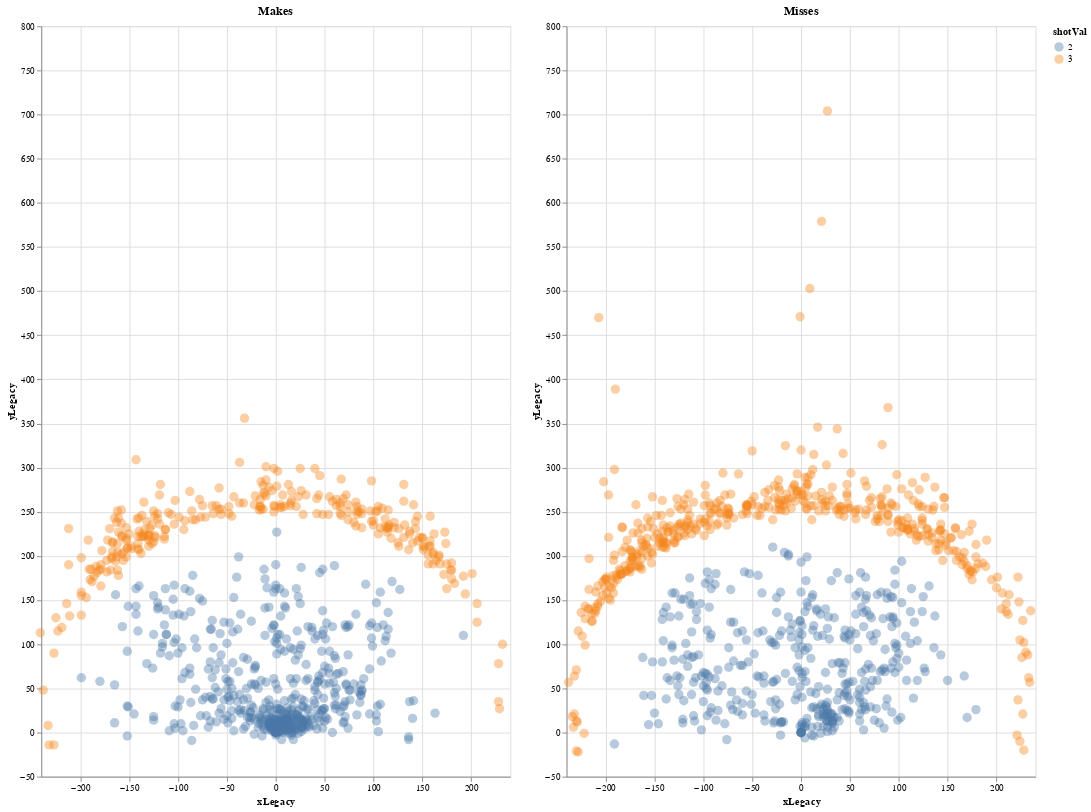

Notebook cell for this chart:
### Code cell
df = data.copy()
df_shots = df[df["shotVal"] > 1]
df_makes = df[df["scoreVal"] > 1]
df_misses = df[(df["scoreVal"] == 0) & (df["shotVal"] > 1)]

def plot_shots(df, title):
    chart = alt.Chart(df).mark_circle(size=100, opacity=0.4).encode(
        x=alt.X('xLegacy:Q', scale=alt.Scale(domain=[-240, 240])),
        y=alt.Y('yLegacy:Q', scale=alt.Scale(domain=[-50, 800])),
        color='shotVal:N',
        tooltip=['xLegacy', 'yLegacy', 'scoreVal']
    ).properties(
        title=title,
        width=500,
        height=800
    )
    return chart

makes = plot_shots(df_makes, "Makes")
misses = plot_shots(df_misses, "Misses")

makes| misses

### Figure 1 — Vega specification as saved in the notebook (floating-point values rounded to 4 significant figures; data arrays with more than 128 entries replaced by an {"elided": "..."} marker saying what was removed)
{"$schema": "https://vega.github.io/schema/vega/v5.json", "data": [{"name": "source_0", "values": {"elided": "804 records"}}, {"name": "source_1", "values": {"elided": "848 records"}}, {"name": "source_0_color_domain_shotVal_0", "values": [{"shotVal": 2.0}, {"shotVal": 3.0}]}, {"name": "source_1_color_domain_shotVal_1", "values": [{"shotVal": 3.0}, {"shotVal": 2.0}]}], "signals": [{"name": "childWidth", "value": 500}], "marks": [{"type": "group", "name": "concat_0_group", "encode": {"update": {"width": {"signal": "childWidth"}, "height": {"signal": "height"}}}, "marks": [{"type": "symbol", "name": "concat_0_marks", "from": {"data": "source_0"}, "encode": {"update": {"tooltip": {"signal": "{\"xLegacy\": format(datum[\"xLegacy\"], \"\"), \"yLegacy\": format(datum[\"yLegacy\"], \"\"), \"scoreVal\": format(datum[\"scoreVal\"], \"\")}"}, "fill": {"field": "shotVal", "scale": "color"}, "shape": {"value": "circle"}, "opacity": {"value": 0.4}, "x": {"field": "xLegacy", "scale": "concat_0_x"}, "y": {"field": "yLegacy", "scale": "concat_0_y"}, "size": {"value": 100}}}, "style": ["circle"]}], "axes": [{"scale": "concat_0_x", "aria": false, "zindex": 0, "maxExtent": 0, "ticks": false, "orient": "bottom", "gridScale": "concat_0_y", "labels": false, "domain": false, "tickCount": {"signal": "ceil(childWidth/40)"}, "minExtent": 0, "grid": true}, {"scale": "concat_0_y", "domain": false, "grid": true, "maxExtent": 0, "gridScale": "concat_0_x", "ticks": false, "zindex": 0, "aria": false, "labels": false, "minExtent": 0, "orient": "left", "tickCount": {"signal": "ceil(height/40)"}}, {"scale": "concat_0_x", "labelFlush": true, "labelOverlap": true, "tickCount": {"signal": "ceil(childWidth/40)"}, "title": "xLegacy", "grid": false, "orient": "bottom", "zindex": 0}, {"scale": "concat_0_y", "title": "yLegacy", "tickCount": {"signal": "ceil(height/40)"}, "orient": "left", "labelOverlap": true, "zindex": 0, "grid": false}], "title": {"text": "Makes", "frame": "group"}, "style": "cell"}, {"type": "group", "name": "concat_1_group", "encode": {"update": {"height": {"signal": "height"}, "width": {"signal": "childWidth"}}}, "marks": [{"type": "symbol", "name": "concat_1_marks", "from": {"data": "source_1"}, "encode": {"update": {"y": {"field": "yLegacy", "scale": "concat_1_y"}, "x": {"field": "xLegacy", "scale": "concat_1_x"}, "tooltip": {"signal": "{\"xLegacy\": format(datum[\"xLegacy\"], \"\"), \"yLegacy\": format(datum[\"yLegacy\"], \"\"), \"scoreVal\": format(datum[\"scoreVal\"], \"\")}"}, "fill": {"field": "shotVal", "scale": "color"}, "shape": {"value": "circle"}, "size": {"value": 100}, "opacity": {"value": 0.4}}}, "style": ["circle"]}], "axes": [{"scale": "concat_1_x", "labels": false, "zindex": 0, "orient": "bottom", "grid": true, "domain": false, "gridScale": "concat_1_y", "ticks": false, "maxExtent": 0, "tickCount": {"signal": "ceil(childWidth/40)"}, "aria": false, "minExtent": 0}, {"scale": "concat_1_y", "minExtent": 0, "aria": false, "domain": false, "ticks": false, "zindex": 0, "grid": true, "maxExtent": 0, "labels": false, "tickCount": {"signal": "ceil(height/40)"}, "gridScale": "concat_1_x", "orient": "left"}, {"scale": "concat_1_x", "title": "xLegacy", "grid": false, "tickCount": {"signal": "ceil(childWidth/40)"}, "labelFlush": true, "orient": "bottom", "labelOverlap": true, "zindex": 0}, {"scale": "concat_1_y", "title": "yLegacy", "tickCount": {"signal": "ceil(height/40)"}, "grid": false, "orient": "left", "labelOverlap": true, "zindex": 0}], "title": {"text": "Misses", "frame": "group"}, "style": "cell"}], "scales": [{"name": "color", "type": "ordinal", "domain": {"fields": [{"data": "source_0_color_domain_shotVal_0", "field": "shotVal"}, {"data": "source_1_color_domain_shotVal_1", "field": "shotVal"}], "sort": true}, "range": "category"}, {"name": "concat_0_x", "type": "linear", "domain": [-240, 240], "range": [0, {"signal": "childWidth"}], "zero": true}, {"name": "concat_0_y", "type": "linear", "domain": [-50, 800], "range": [{"signal": "height"}, 0], "zero": true}, {"name": "concat_1_x", "type": "linear", "domain": [-240, 240], "range": [0, {"signal": "childWidth"}], "zero": true}, {"name": "concat_1_y", "type": "linear", "domain": [-50, 800], "range": [{"signal": "height"}, 0], "zero": true}], "height": 800, "background": "white", "layout": {"padding": 20, "bounds": "full", "align": "each"}, "padding": 5, "legends": [{"fill": "color", "symbolType": "circle", "title": "shotVal", "encode": {"symbols": {"update": {"opacity": {"value": 0.4}}}}}]}
